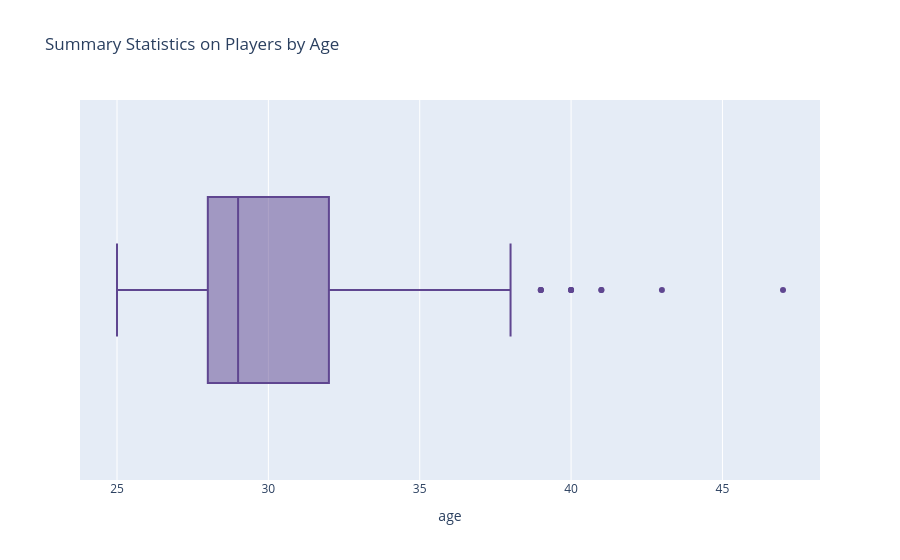

The notebook cell saved with this chart:
### Code cell
fig = px.box(players, x="age",
                   title='Summary Statistics on Players by Age',
                   color_discrete_sequence=px.colors.qualitative.Prism)
fig.show()

### Figure 1 — Plotly figure (JSON) as saved in the notebook; plotly's stock layout.template omitted (floating-point values rounded to 4 significant figures; data arrays with more than 128 entries replaced by an {"elided": "..."} marker saying what was removed)
{"data": [{"alignmentgroup": "True", "hovertemplate": "age=%{x}<extra></extra>", "legendgroup": "", "marker": {"color": "rgb(95, 70, 144)"}, "name": "", "notched": false, "offsetgroup": "", "orientation": "h", "showlegend": false, "type": "box", "x": {"elided": "1683 float values"}, "x0": " ", "xaxis": "x", "y0": " ", "yaxis": "y"}], "layout": {"boxmode": "group", "legend": {"tracegroupgap": 0}, "title": {"text": "Summary Statistics on Players by Age"}, "xaxis": {"anchor": "y", "domain": [0, 1], "title": {"text": "age"}}, "yaxis": {"anchor": "x", "domain": [0, 1]}}}
